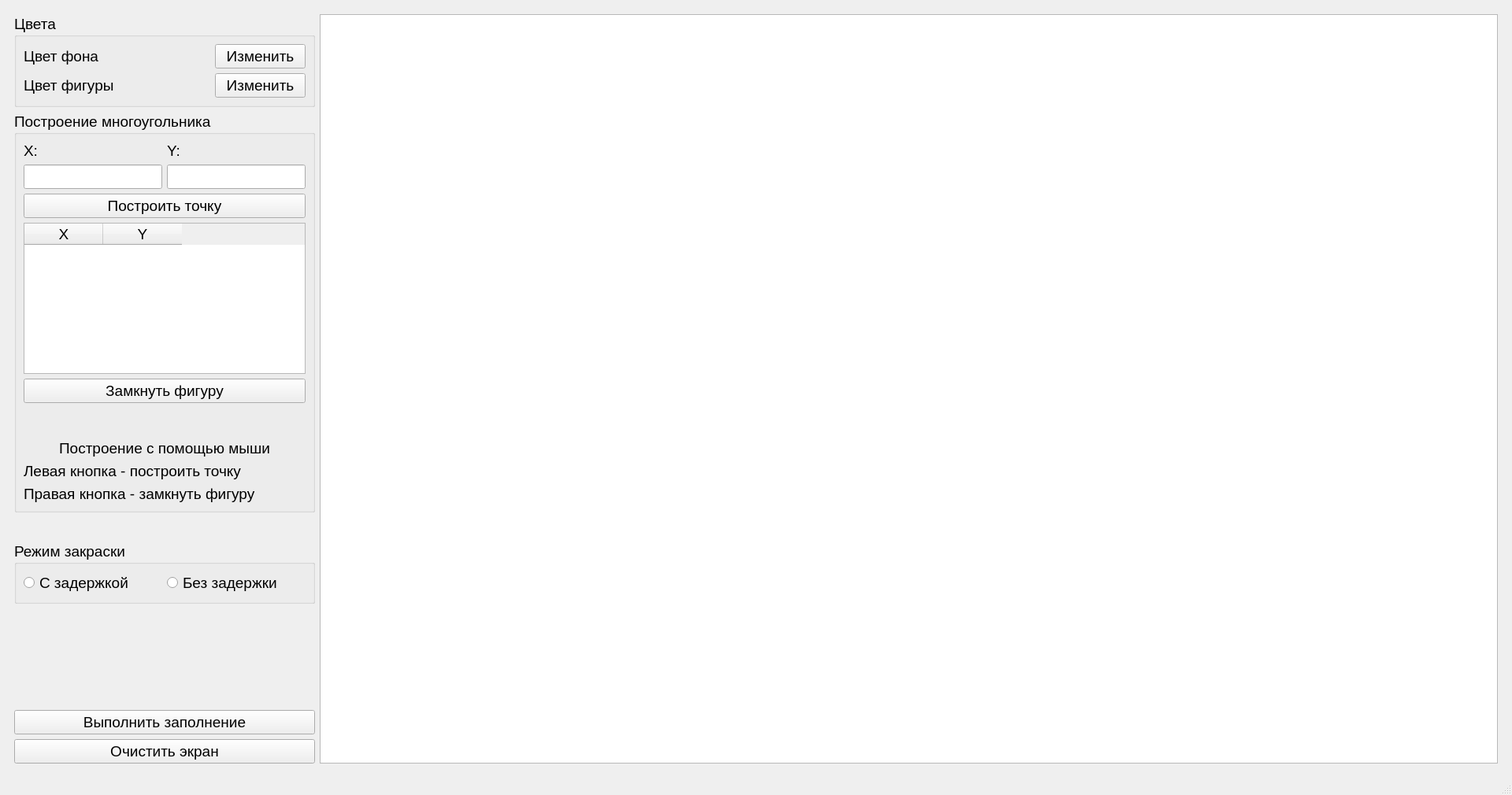
<?xml version="1.0" encoding="UTF-8"?>
<ui version="4.0">
 <class>MainWindow</class>
 <widget class="QMainWindow" name="MainWindow">
  <property name="enabled">
   <bool>true</bool>
  </property>
  <property name="geometry">
   <rect>
    <x>0</x>
    <y>0</y>
    <width>1920</width>
    <height>1010</height>
   </rect>
  </property>
  <property name="sizePolicy">
   <sizepolicy hsizetype="Preferred" vsizetype="Preferred">
    <horstretch>0</horstretch>
    <verstretch>0</verstretch>
   </sizepolicy>
  </property>
  <property name="minimumSize">
   <size>
    <width>1920</width>
    <height>1010</height>
   </size>
  </property>
  <property name="windowTitle">
   <string>MainWindow</string>
  </property>
  <property name="windowOpacity">
   <double>0.000000000000000</double>
  </property>
  <property name="documentMode">
   <bool>false</bool>
  </property>
  <widget class="QWidget" name="centralwidget">
   <layout class="QGridLayout" name="gridLayout_11">
    <item row="0" column="1">
     <widget class="QStackedWidget" name="stackedWidget">
      <property name="minimumSize">
       <size>
        <width>1532</width>
        <height>866</height>
       </size>
      </property>
      <property name="currentIndex">
       <number>0</number>
      </property>
      <widget class="QWidget" name="main_page">
       <property name="minimumSize">
        <size>
         <width>1902</width>
         <height>946</height>
        </size>
       </property>
       <layout class="QGridLayout" name="gridLayout_6">
        <item row="0" column="0">
         <widget class="QGroupBox" name="groupBox_2">
          <property name="enabled">
           <bool>true</bool>
          </property>
          <property name="sizePolicy">
           <sizepolicy hsizetype="Preferred" vsizetype="Maximum">
            <horstretch>0</horstretch>
            <verstretch>0</verstretch>
           </sizepolicy>
          </property>
          <property name="font">
           <font>
            <pointsize>14</pointsize>
           </font>
          </property>
          <property name="title">
           <string>Цвета</string>
          </property>
          <layout class="QVBoxLayout" name="verticalLayout_2">
           <item>
            <layout class="QGridLayout" name="gridLayout_2">
             <item row="1" column="2">
              <widget class="QPushButton" name="change_back_color_btn">
               <property name="text">
                <string>Изменить</string>
               </property>
              </widget>
             </item>
             <item row="1" column="1">
              <widget class="QWidget" name="background_color_widget" native="true">
               <property name="sizePolicy">
                <sizepolicy hsizetype="Minimum" vsizetype="Preferred">
                 <horstretch>0</horstretch>
                 <verstretch>0</verstretch>
                </sizepolicy>
               </property>
              </widget>
             </item>
             <item row="1" column="0">
              <widget class="QLabel" name="label">
               <property name="text">
                <string>Цвет фона</string>
               </property>
              </widget>
             </item>
            </layout>
           </item>
           <item>
            <layout class="QGridLayout" name="gridLayout_3">
             <item row="1" column="1">
              <widget class="QWidget" name="line_color_widget" native="true">
               <property name="sizePolicy">
                <sizepolicy hsizetype="Minimum" vsizetype="Preferred">
                 <horstretch>0</horstretch>
                 <verstretch>0</verstretch>
                </sizepolicy>
               </property>
              </widget>
             </item>
             <item row="1" column="2">
              <widget class="QPushButton" name="change_figure_color_btn">
               <property name="text">
                <string>Изменить</string>
               </property>
              </widget>
             </item>
             <item row="1" column="0">
              <widget class="QLabel" name="label_2">
               <property name="text">
                <string>Цвет фигуры</string>
               </property>
              </widget>
             </item>
            </layout>
           </item>
          </layout>
         </widget>
        </item>
        <item row="3" column="0">
         <widget class="QGroupBox" name="groupBox_6">
          <property name="sizePolicy">
           <sizepolicy hsizetype="Ignored" vsizetype="Maximum">
            <horstretch>0</horstretch>
            <verstretch>0</verstretch>
           </sizepolicy>
          </property>
          <property name="font">
           <font>
            <pointsize>14</pointsize>
           </font>
          </property>
          <property name="title">
           <string>Режим закраски</string>
          </property>
          <layout class="QGridLayout" name="gridLayout_7">
           <item row="1" column="0">
            <widget class="QRadioButton" name="delay_radio_btn">
             <property name="text">
              <string>С задержкой</string>
             </property>
            </widget>
           </item>
           <item row="1" column="1">
            <widget class="QRadioButton" name="without_delay_radio_btn">
             <property name="text">
              <string>Без задержки</string>
             </property>
            </widget>
           </item>
          </layout>
         </widget>
        </item>
        <item row="0" column="1" rowspan="11">
         <widget class="QGraphicsView" name="graphics_view">
          <property name="sizePolicy">
           <sizepolicy hsizetype="Minimum" vsizetype="Minimum">
            <horstretch>1</horstretch>
            <verstretch>0</verstretch>
           </sizepolicy>
          </property>
          <property name="verticalScrollBarPolicy">
           <enum>Qt::ScrollBarPolicy::ScrollBarAlwaysOff</enum>
          </property>
          <property name="horizontalScrollBarPolicy">
           <enum>Qt::ScrollBarPolicy::ScrollBarAlwaysOff</enum>
          </property>
         </widget>
        </item>
        <item row="1" column="0">
         <widget class="QGroupBox" name="groupBox_3">
          <property name="sizePolicy">
           <sizepolicy hsizetype="Preferred" vsizetype="Maximum">
            <horstretch>0</horstretch>
            <verstretch>0</verstretch>
           </sizepolicy>
          </property>
          <property name="font">
           <font>
            <pointsize>14</pointsize>
           </font>
          </property>
          <property name="title">
           <string>Построение многоугольника</string>
          </property>
          <layout class="QGridLayout" name="gridLayout_4">
           <item row="7" column="1" colspan="2">
            <widget class="QLabel" name="label_9">
             <property name="text">
              <string>Левая кнопка - построить точку</string>
             </property>
            </widget>
           </item>
           <item row="1" column="1">
            <widget class="QLineEdit" name="x_coord_edit"/>
           </item>
           <item row="4" column="1" colspan="2">
            <widget class="QPushButton" name="close_figure_btn">
             <property name="text">
              <string>Замкнуть фигуру</string>
             </property>
            </widget>
           </item>
           <item row="3" column="1" colspan="2">
            <widget class="QTableWidget" name="points_table">
             <property name="rowCount">
              <number>0</number>
             </property>
             <property name="columnCount">
              <number>2</number>
             </property>
             <attribute name="horizontalHeaderVisible">
              <bool>true</bool>
             </attribute>
             <attribute name="horizontalHeaderCascadingSectionResizes">
              <bool>false</bool>
             </attribute>
             <attribute name="horizontalHeaderHighlightSections">
              <bool>true</bool>
             </attribute>
             <attribute name="horizontalHeaderShowSortIndicator" stdset="0">
              <bool>false</bool>
             </attribute>
             <attribute name="horizontalHeaderStretchLastSection">
              <bool>false</bool>
             </attribute>
             <attribute name="verticalHeaderCascadingSectionResizes">
              <bool>false</bool>
             </attribute>
             <attribute name="verticalHeaderStretchLastSection">
              <bool>false</bool>
             </attribute>
             <column>
              <property name="text">
               <string>X</string>
              </property>
              <property name="font">
               <font>
                <pointsize>14</pointsize>
               </font>
              </property>
             </column>
             <column>
              <property name="text">
               <string>Y</string>
              </property>
              <property name="font">
               <font>
                <pointsize>14</pointsize>
               </font>
              </property>
             </column>
            </widget>
           </item>
           <item row="8" column="1" colspan="2">
            <widget class="QLabel" name="label_10">
             <property name="text">
              <string>Правая кнопка - замкнуть фигуру</string>
             </property>
            </widget>
           </item>
           <item row="1" column="2">
            <widget class="QLineEdit" name="y_coord_edit"/>
           </item>
           <item row="0" column="2">
            <widget class="QLabel" name="label_5">
             <property name="text">
              <string>Y:</string>
             </property>
            </widget>
           </item>
           <item row="6" column="1" colspan="2">
            <widget class="QLabel" name="label_6">
             <property name="text">
              <string>Построение с помощью мыши</string>
             </property>
             <property name="alignment">
              <set>Qt::AlignmentFlag::AlignCenter</set>
             </property>
            </widget>
           </item>
           <item row="0" column="1">
            <widget class="QLabel" name="label_3">
             <property name="text">
              <string>X:</string>
             </property>
            </widget>
           </item>
           <item row="2" column="1" colspan="2">
            <widget class="QPushButton" name="draw_point_btn">
             <property name="text">
              <string>Построить точку</string>
             </property>
            </widget>
           </item>
           <item row="5" column="1" colspan="2">
            <spacer name="verticalSpacer">
             <property name="orientation">
              <enum>Qt::Orientation::Vertical</enum>
             </property>
             <property name="sizeHint" stdset="0">
              <size>
               <width>20</width>
               <height>40</height>
              </size>
             </property>
            </spacer>
           </item>
          </layout>
         </widget>
        </item>
        <item row="10" column="0">
         <widget class="QPushButton" name="clear_btn">
          <property name="sizePolicy">
           <sizepolicy hsizetype="Preferred" vsizetype="Fixed">
            <horstretch>0</horstretch>
            <verstretch>0</verstretch>
           </sizepolicy>
          </property>
          <property name="font">
           <font>
            <pointsize>14</pointsize>
           </font>
          </property>
          <property name="text">
           <string>Очистить экран</string>
          </property>
         </widget>
        </item>
        <item row="9" column="0">
         <widget class="QPushButton" name="draw_btn">
          <property name="sizePolicy">
           <sizepolicy hsizetype="Preferred" vsizetype="Fixed">
            <horstretch>0</horstretch>
            <verstretch>0</verstretch>
           </sizepolicy>
          </property>
          <property name="font">
           <font>
            <pointsize>14</pointsize>
           </font>
          </property>
          <property name="text">
           <string>Выполнить заполнение</string>
          </property>
         </widget>
        </item>
        <item row="4" column="0" rowspan="5">
         <widget class="QLabel" name="label_4">
          <property name="font">
           <font>
            <pointsize>14</pointsize>
           </font>
          </property>
          <property name="text">
           <string/>
          </property>
         </widget>
        </item>
       </layout>
      </widget>
      <widget class="QWidget" name="circle_time_page">
       <layout class="QVBoxLayout" name="verticalLayout_3">
        <item>
         <widget class="QPushButton" name="back_btn">
          <property name="sizePolicy">
           <sizepolicy hsizetype="Maximum" vsizetype="Maximum">
            <horstretch>0</horstretch>
            <verstretch>0</verstretch>
           </sizepolicy>
          </property>
          <property name="font">
           <font>
            <pointsize>14</pointsize>
           </font>
          </property>
          <property name="text">
           <string>На главную</string>
          </property>
         </widget>
        </item>
        <item>
         <layout class="QVBoxLayout" name="time_layout">
          <item>
           <widget class="QLabel" name="label_11">
            <property name="text">
             <string/>
            </property>
           </widget>
          </item>
         </layout>
        </item>
       </layout>
      </widget>
      <widget class="QWidget" name="ellipse_time_page">
       <layout class="QVBoxLayout" name="verticalLayout_4">
        <item>
         <widget class="QPushButton" name="back_btn_2">
          <property name="sizePolicy">
           <sizepolicy hsizetype="Maximum" vsizetype="Maximum">
            <horstretch>0</horstretch>
            <verstretch>0</verstretch>
           </sizepolicy>
          </property>
          <property name="font">
           <font>
            <pointsize>14</pointsize>
           </font>
          </property>
          <property name="text">
           <string>На главную</string>
          </property>
         </widget>
        </item>
        <item>
         <layout class="QGridLayout" name="time_layout_2"/>
        </item>
       </layout>
      </widget>
     </widget>
    </item>
   </layout>
  </widget>
  <widget class="QMenuBar" name="menubar">
   <property name="geometry">
    <rect>
     <x>0</x>
     <y>0</y>
     <width>1920</width>
     <height>24</height>
    </rect>
   </property>
  </widget>
  <widget class="QStatusBar" name="statusbar"/>
 </widget>
 <resources/>
 <connections/>
</ui>
